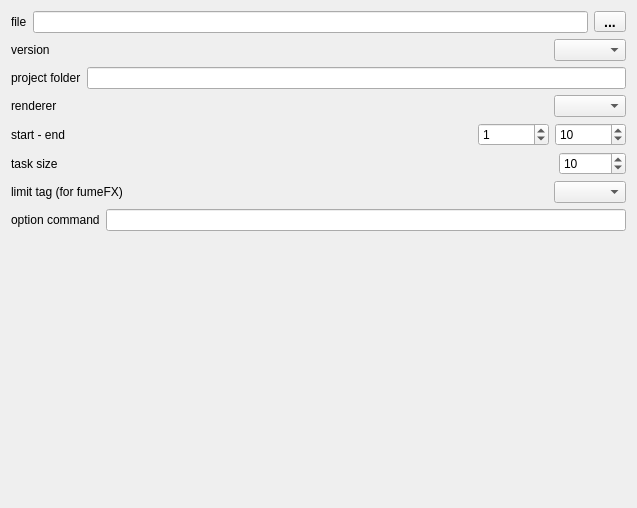
<?xml version="1.0" encoding="UTF-8"?>
<ui version="4.0">
 <class>TaskMayaWidget</class>
 <widget class="QWidget" name="TaskMayaWidget">
  <property name="geometry">
   <rect>
    <x>0</x>
    <y>0</y>
    <width>637</width>
    <height>508</height>
   </rect>
  </property>
  <property name="acceptDrops">
   <bool>true</bool>
  </property>
  <property name="windowTitle">
   <string>spool maya</string>
  </property>
  <layout class="QVBoxLayout" name="verticalLayout">
   <item>
    <layout class="QHBoxLayout" name="horizontalLayout_5">
     <item>
      <widget class="QLabel" name="label_3">
       <property name="text">
        <string>file</string>
       </property>
      </widget>
     </item>
     <item>
      <widget class="QLineEdit" name="lineEditFileName"/>
     </item>
     <item>
      <widget class="QPushButton" name="pushButtonFileNameRef">
       <property name="sizePolicy">
        <sizepolicy hsizetype="Fixed" vsizetype="Fixed">
         <horstretch>0</horstretch>
         <verstretch>0</verstretch>
        </sizepolicy>
       </property>
       <property name="maximumSize">
        <size>
         <width>32</width>
         <height>21</height>
        </size>
       </property>
       <property name="styleSheet">
        <string notr="true">QPushButton {
padding: 3px;
font: bold 14px;
padding-left: 5px;
padding-right: 5px;
min-width: 20px;
max-width: 20px;
min-height: 13px;
max-height: 13px;
}</string>
       </property>
       <property name="text">
        <string>...</string>
       </property>
      </widget>
     </item>
    </layout>
   </item>
   <item>
    <layout class="QHBoxLayout" name="horizontalLayout_10">
     <item>
      <widget class="QLabel" name="label_9">
       <property name="text">
        <string>version</string>
       </property>
      </widget>
     </item>
     <item>
      <spacer name="horizontalSpacer_7">
       <property name="orientation">
        <enum>Qt::Horizontal</enum>
       </property>
       <property name="sizeHint" stdset="0">
        <size>
         <width>40</width>
         <height>20</height>
        </size>
       </property>
      </spacer>
     </item>
     <item>
      <widget class="QComboBox" name="comboBoxVersion">
       <property name="currentIndex">
        <number>-1</number>
       </property>
      </widget>
     </item>
    </layout>
   </item>
   <item>
    <layout class="QHBoxLayout" name="horizontalLayout_9">
     <item>
      <widget class="QLabel" name="label_8">
       <property name="text">
        <string>project folder</string>
       </property>
      </widget>
     </item>
     <item>
      <widget class="QLineEdit" name="lineEditProjectForder"/>
     </item>
    </layout>
   </item>
   <item>
    <layout class="QHBoxLayout" name="horizontalLayout_11">
     <item>
      <widget class="QLabel" name="label_10">
       <property name="text">
        <string>renderer</string>
       </property>
      </widget>
     </item>
     <item>
      <spacer name="horizontalSpacer_8">
       <property name="orientation">
        <enum>Qt::Horizontal</enum>
       </property>
       <property name="sizeHint" stdset="0">
        <size>
         <width>40</width>
         <height>20</height>
        </size>
       </property>
      </spacer>
     </item>
     <item>
      <widget class="QComboBox" name="comboBoxRenderer"/>
     </item>
    </layout>
   </item>
   <item>
    <layout class="QHBoxLayout" name="horizontalLayout">
     <item>
      <widget class="QLabel" name="label">
       <property name="text">
        <string>start - end</string>
       </property>
      </widget>
     </item>
     <item>
      <spacer name="horizontalSpacer">
       <property name="orientation">
        <enum>Qt::Horizontal</enum>
       </property>
       <property name="sizeHint" stdset="0">
        <size>
         <width>40</width>
         <height>20</height>
        </size>
       </property>
      </spacer>
     </item>
     <item>
      <widget class="QSpinBox" name="spinBoxStart">
       <property name="minimum">
        <number>-100000</number>
       </property>
       <property name="maximum">
        <number>100000</number>
       </property>
       <property name="value">
        <number>1</number>
       </property>
      </widget>
     </item>
     <item>
      <widget class="QSpinBox" name="spinBoxEnd">
       <property name="minimum">
        <number>-100000</number>
       </property>
       <property name="maximum">
        <number>100000</number>
       </property>
       <property name="value">
        <number>10</number>
       </property>
      </widget>
     </item>
    </layout>
   </item>
   <item>
    <layout class="QHBoxLayout" name="horizontalLayout_7">
     <item>
      <widget class="QLabel" name="label_6">
       <property name="text">
        <string>task size</string>
       </property>
      </widget>
     </item>
     <item>
      <spacer name="horizontalSpacer_4">
       <property name="orientation">
        <enum>Qt::Horizontal</enum>
       </property>
       <property name="sizeHint" stdset="0">
        <size>
         <width>40</width>
         <height>20</height>
        </size>
       </property>
      </spacer>
     </item>
     <item>
      <widget class="QSpinBox" name="spinBoxTaskSize">
       <property name="minimum">
        <number>1</number>
       </property>
       <property name="maximum">
        <number>1000000</number>
       </property>
       <property name="value">
        <number>10</number>
       </property>
      </widget>
     </item>
    </layout>
   </item>
   <item>
    <layout class="QHBoxLayout" name="horizontalLayout_8">
     <item>
      <widget class="QLabel" name="label_7">
       <property name="text">
        <string>limit tag (for fumeFX)</string>
       </property>
      </widget>
     </item>
     <item>
      <spacer name="horizontalSpacer_2">
       <property name="orientation">
        <enum>Qt::Horizontal</enum>
       </property>
       <property name="sizeHint" stdset="0">
        <size>
         <width>40</width>
         <height>20</height>
        </size>
       </property>
      </spacer>
     </item>
     <item>
      <widget class="QComboBox" name="comboBoxLimitTag"/>
     </item>
    </layout>
   </item>
   <item>
    <layout class="QHBoxLayout" name="horizontalLayout_3">
     <item>
      <widget class="QLabel" name="label_2">
       <property name="text">
        <string>option command</string>
       </property>
      </widget>
     </item>
     <item>
      <widget class="QLineEdit" name="lineEditOptionCommand"/>
     </item>
    </layout>
   </item>
   <item>
    <spacer name="verticalSpacer">
     <property name="orientation">
      <enum>Qt::Vertical</enum>
     </property>
     <property name="sizeHint" stdset="0">
      <size>
       <width>20</width>
       <height>40</height>
      </size>
     </property>
    </spacer>
   </item>
  </layout>
 </widget>
 <resources/>
 <connections/>
</ui>
